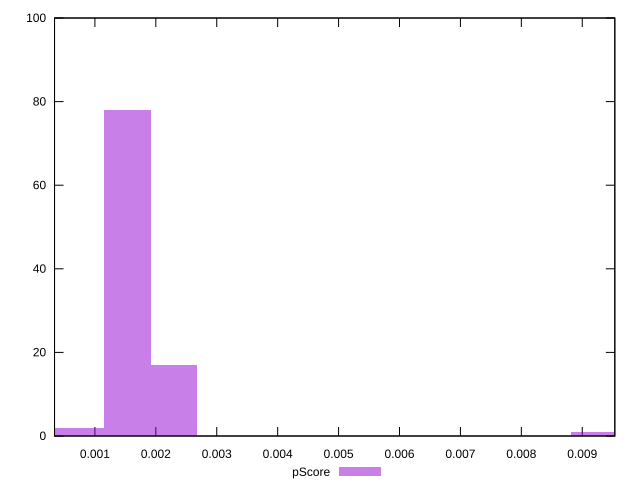

Write gnuplot code to recreate this figure.
reset

$pScore <<EOF
0.00919310562123395 1
0.0015321842702056584 78
0 2
0.0022982764053084874 17
0.0007660921351028292 2
EOF

set key outside below
set boxwidth 0.0007660921351028292
set xrange [0.00033718569724433545:0.009534609137167804]
set yrange [0:100]
set trange [0:100]
set style fill transparent solid 0.5 noborder
set terminal svg size 640, 490 enhanced background rgb 'white'
set output "reports/report_00033_2021-03-01T14-23-16.841Z/largest-contentful-paint/samples/astro/pScore/histogram.svg"

plot $pScore title "pScore" with boxes

reset
